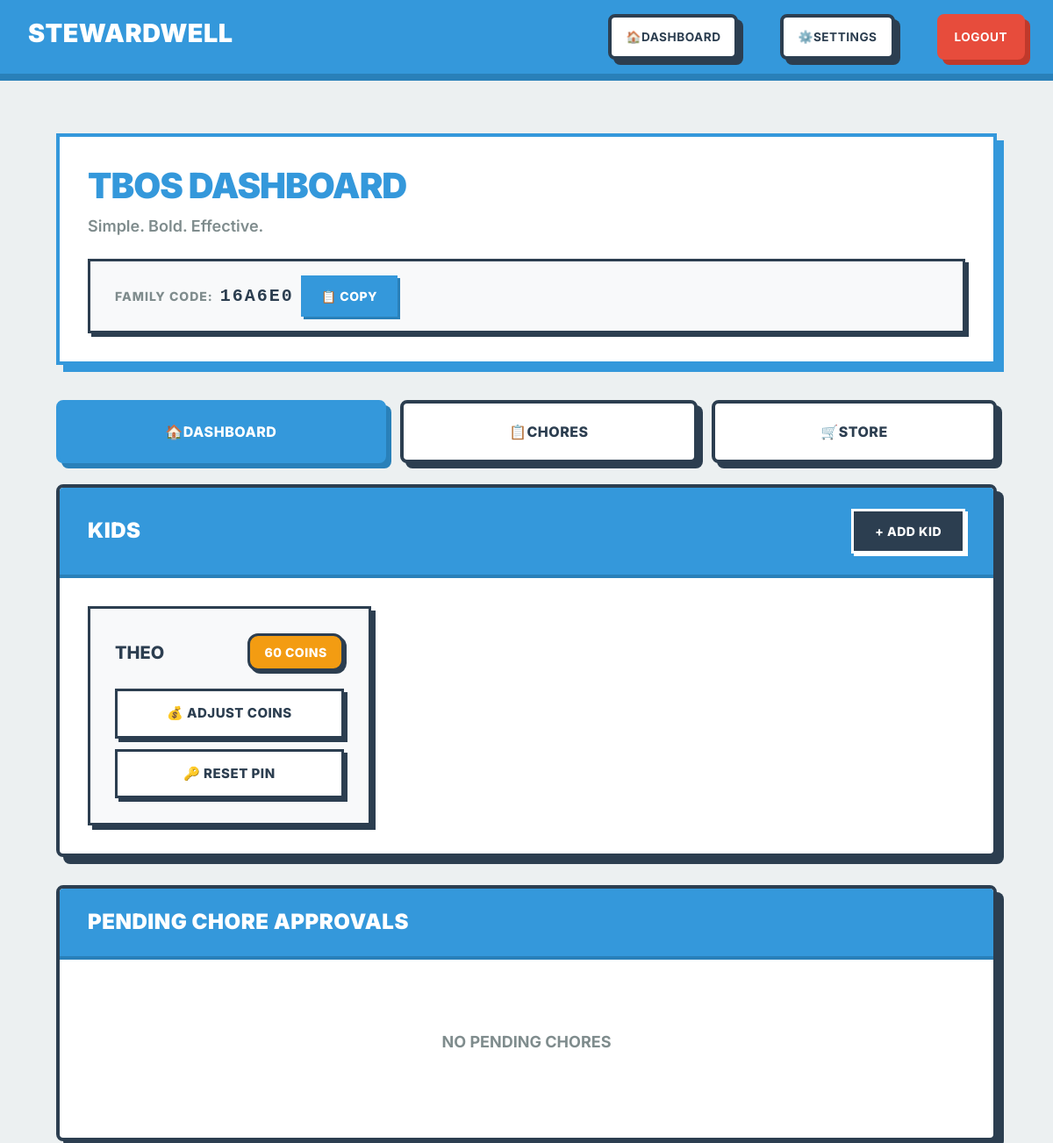
Before: /parent/dashboard (signed in, upper part) with the older database file.
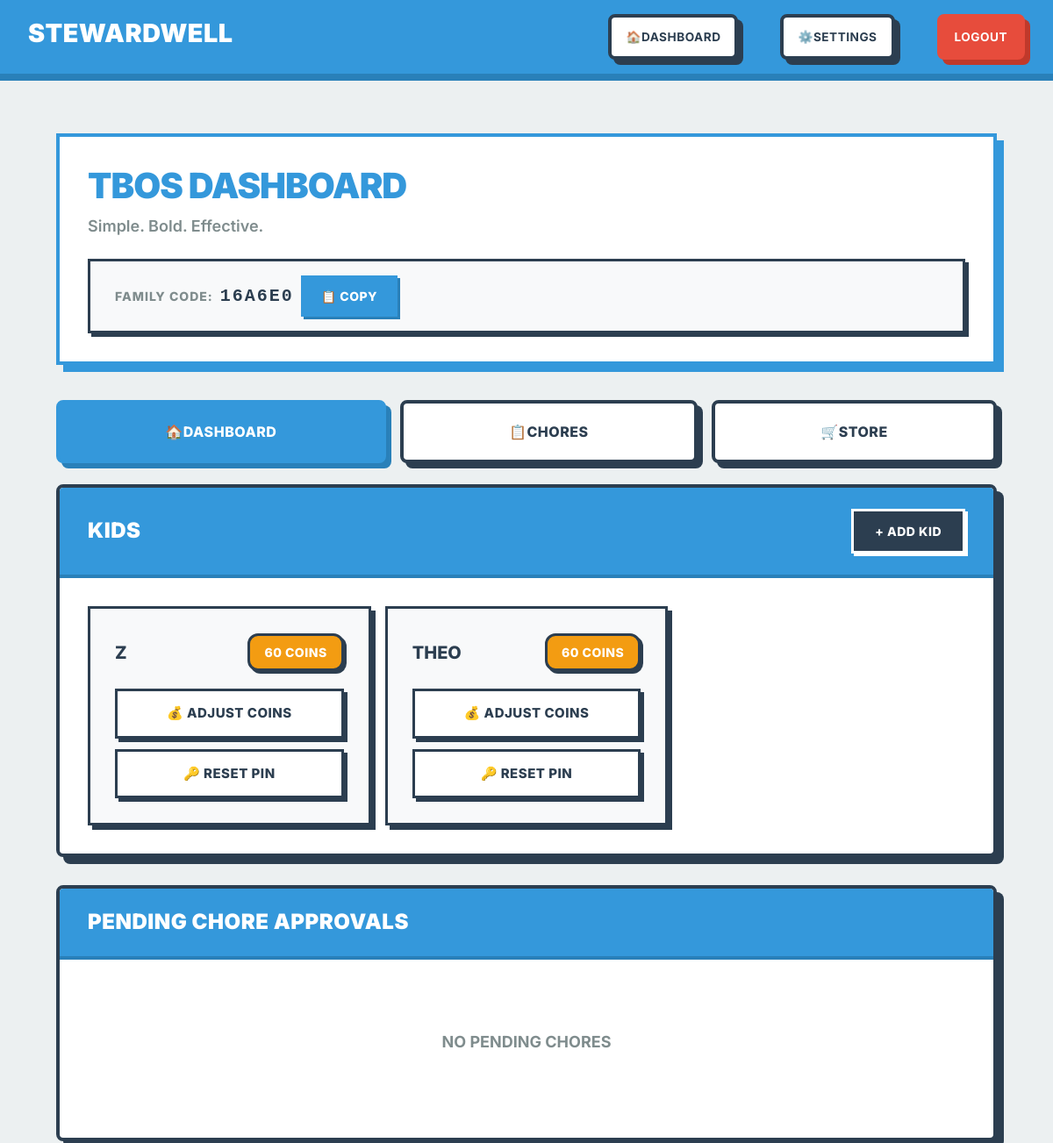
After: the same page with the newer database file.
### src/models/kid.py (models this page shows, shortened)
class Kid(db.Model):
    __tablename__ = 'kid'
    id = db.Column(db.Integer, primary_key=True)
    family_id = db.Column(db.Integer, db.ForeignKey('family.id'), nullable=False)
    name = db.Column(db.String(100), nullable=False)
    pin_code = db.Column(db.String(255), nullable=False)
    coin_balance = db.Column(db.Integer, nullable=False, default=0)
    created_at = db.Column(db.DateTime, nullable=False, default=datetime.utcnow)
    chore_assignments = db.relationship('ChoreAssignment', backref='kid', lazy=True, cascade='all, delete-orphan')

### src/controllers/parent_controller.py (the view, shortened to what this page needs)
@parent_bp.route('/dashboard')
@parent_bp.route('/dashboard/<int:num>')
@login_required
def dashboard(num=None):
    parent_id = session.get('parent_id')
    family_id = session.get('family_id')
    parent = Parent.query.get(parent_id)
    family = Family.query.get(family_id)
    if not parent or not family:
        flash('Session expired. Please login again.', 'error')
        return redirect(url_for('auth.login'))
    kids = Kid.query.filter_by(family_id=family_id).order_by(Kid.created_at.desc()).all()
    chores = Chore.query.filter_by(family_id=family_id).order_by(Chore.created_at.desc()).all()
    pending_assignments = ChoreAssignment.query.join(Kid).filter(
        Kid.family_id == family_id,
        ChoreAssignment.status == 'pending'
    ).order_by(ChoreAssignment.completed_at.desc()).all()
    store_items = StoreItem.query.filter_by(family_id=family_id).order_by(StoreItem.created_at.desc()).all()
    pending_purchases = Purchase.query.join(Kid).filter(
        Kid.family_id == family_id,
        Purchase.status == 'pending'
    ).order_by(Purchase.purchased_at.desc()).all()
    if not num:
        return render_template('private/parents/dashboard/index.html',
                         parent=parent,
                         family=family,
                         kids=kids,
                         chores=chores,
                         pending_assignments=pending_assignments,
                         store_items=store_items,
                         pending_purchases=pending_purchases)

### src/templates/private/parents/dashboard/index.html (shortened to what the changed rows need)
{% extends "bases/private.html" %}
{% block content %}
<div class="dashboard-container">
    <div class="dashboard-header">
        <h1 class="text-center text-md-start">{{ family.name }} Dashboard</h1>
    </div>
    <div class="dashboard-grid">
        <div class="dashboard-card full-width">
            <div class="card-header">
                <h2>Kids</h2>
            </div>
            <div class="card-body">
                {% if kids %}
                    <div class="row g-3">
                        {% for kid in kids %}
                        <div class="col-12 col-md-6 col-lg-4">
                        <div class="kid-item">
                            <div class="kid-info">
                                <strong>{{ kid.name }}</strong>
                                <span class="coin-badge">{{ kid.coin_balance }} Coins</span>
                            </div>
                            <div class="kid-actions">
                                <button type="button" onclick="toggleModal('adjustCoinsModal{{ kid.id }}')">💰 Adjust Coins</button>
                                <form method="POST" action="{{ url_for('parent.reset_pin', kid_id=kid.id) }}" class="inline-form" onsubmit="return confirm('Reset PIN for {{ kid.name }}?');">
                                    <button type="submit">🔑 Reset PIN</button>
                                </form>
                            </div>
                        </div>
                        </div>
                        {% endfor %}
                    </div>
                {% else %}
                    <p class="empty-state">No kids added yet</p>
                {% endif %}
            </div>
        </div>
        <div class="dashboard-card full-width">
            <div class="card-header">
                <h2>Pending Chore Approvals</h2>
            </div>
        </div>
    </div>
</div>
{% endblock %}

Changed rows visible on the page:
added Kid: name "Z", coin_balance "60"
